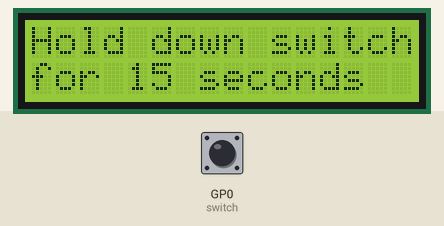
Recording of a program running on a simulated Raspberry Pi Pico running MicroPython. Shown: 16×2 character LCD. Inputs (shaded band) come from the test bench; at power-on: GP0 (switch) LOW.

Above: at 1.2 s.
1.3 s: GP0 (switch) pulled HIGH for 0.15 s
At 2.5 s:
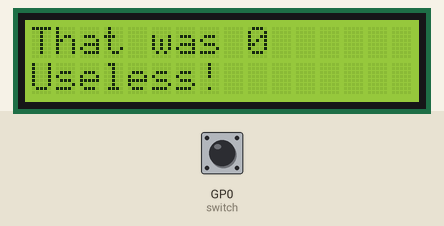
2.9 s: GP0 (switch) pulled HIGH for 3.2 s
At 4.3 s:
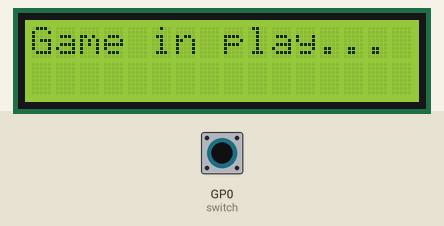
7.6 s: GP0 (switch) pulled HIGH for 1 s
At 9.9 s:
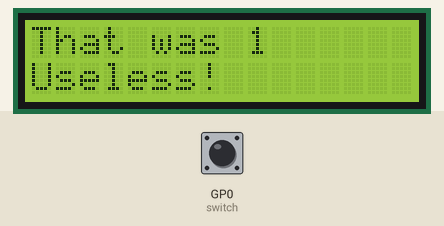
Timing chart, 0 to 11.4 s (numbered marks = the images above; inputs shaded):
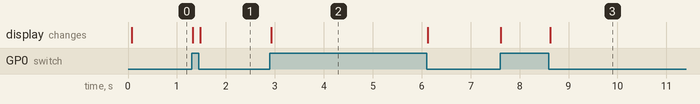

Measured:
- after the input at 1.3 s, the display: first changes at once (image 1 shows a later state)
- after the input at 2.9 s, the display: changes at once (image 2)
- after the input at 7.6 s, the display: first changes at once (image 3 shows a later state)

The program:

SimpleGame.py
```python
# Import modules & set things up
import LCD1602
lcd=LCD1602.LCD1602(16,2)
from machine import Pin
import time
lcd.clear()

#Set up switch on GP0, with internal pull-down resistor
switch = Pin(0, Pin.IN, Pin.PULL_DOWN)

#Get game ready
lcd.setCursor(0, 0)
lcd.printout("Hold down switch")
lcd.setCursor(0, 1)
lcd.printout("for 15 seconds")

#Main loop
while True:
    # Wait until switch pressed:
    while switch.value() == 0:
        time.sleep(0.02)

    #Game on
    start = (time.time_ns())
    lcd.clear()
    lcd.setCursor(0, 0)
    lcd.printout("Game in play...")

    # Wait until switch released
    while switch.value():
        time.sleep(0.02)

    #Game end
    elapsed = int((time.time_ns() - start)/1000000000)
    lcd.clear()
    lcd.setCursor(0, 0)
    lcd.printout("That was")
    lcd.setCursor(9, 0)
    lcd.printout(elapsed)
    lcd.setCursor(0, 1)
    if elapsed == 10:
        lcd.printout("Perfect!")
    elif elapsed > 8 and elapsed < 12:
        lcd.printout("Most excellent!")
    elif elapsed > 7 and elapsed < 13:
        lcd.printout("Fair")
    else:
        lcd.printout("Useless!")
```
